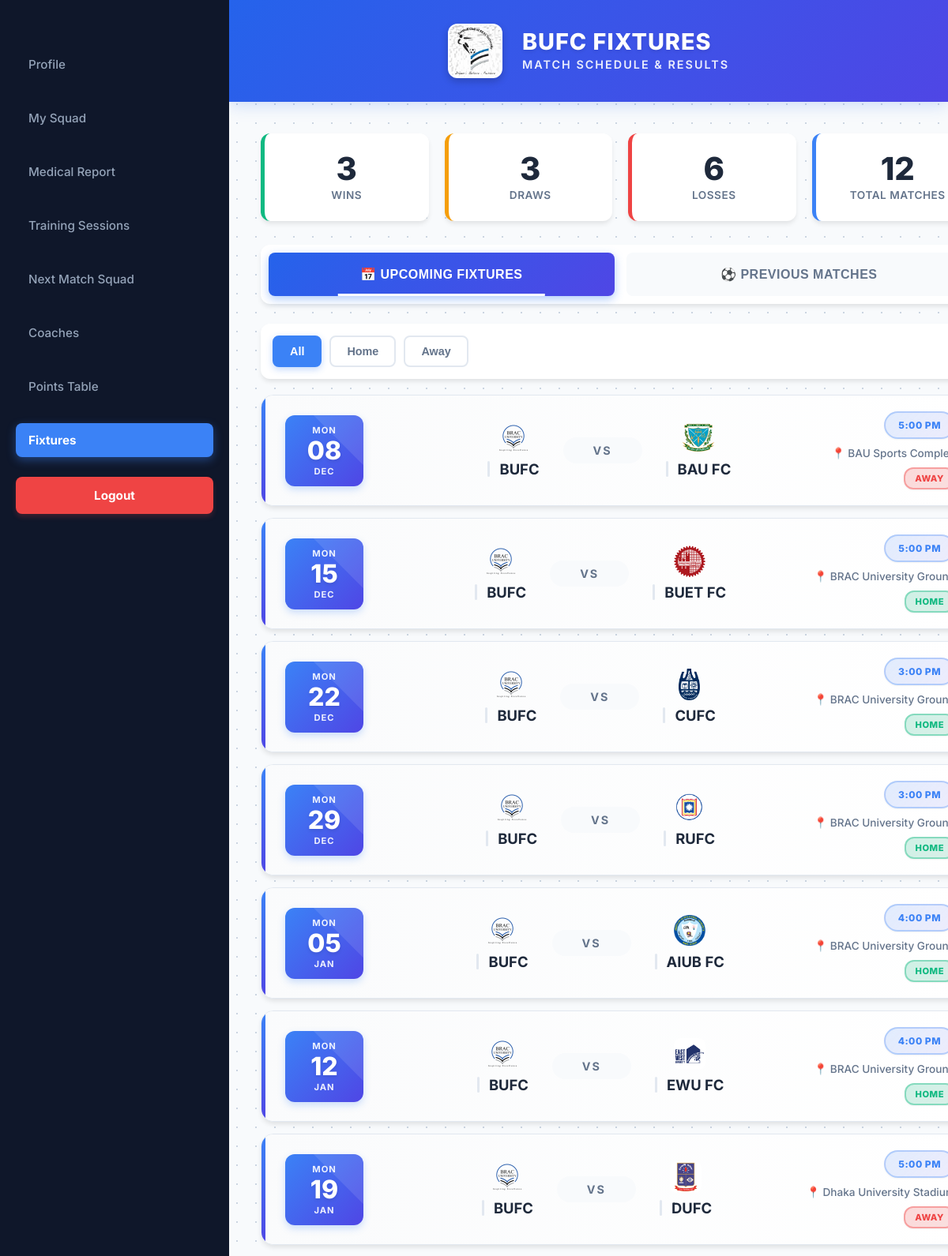
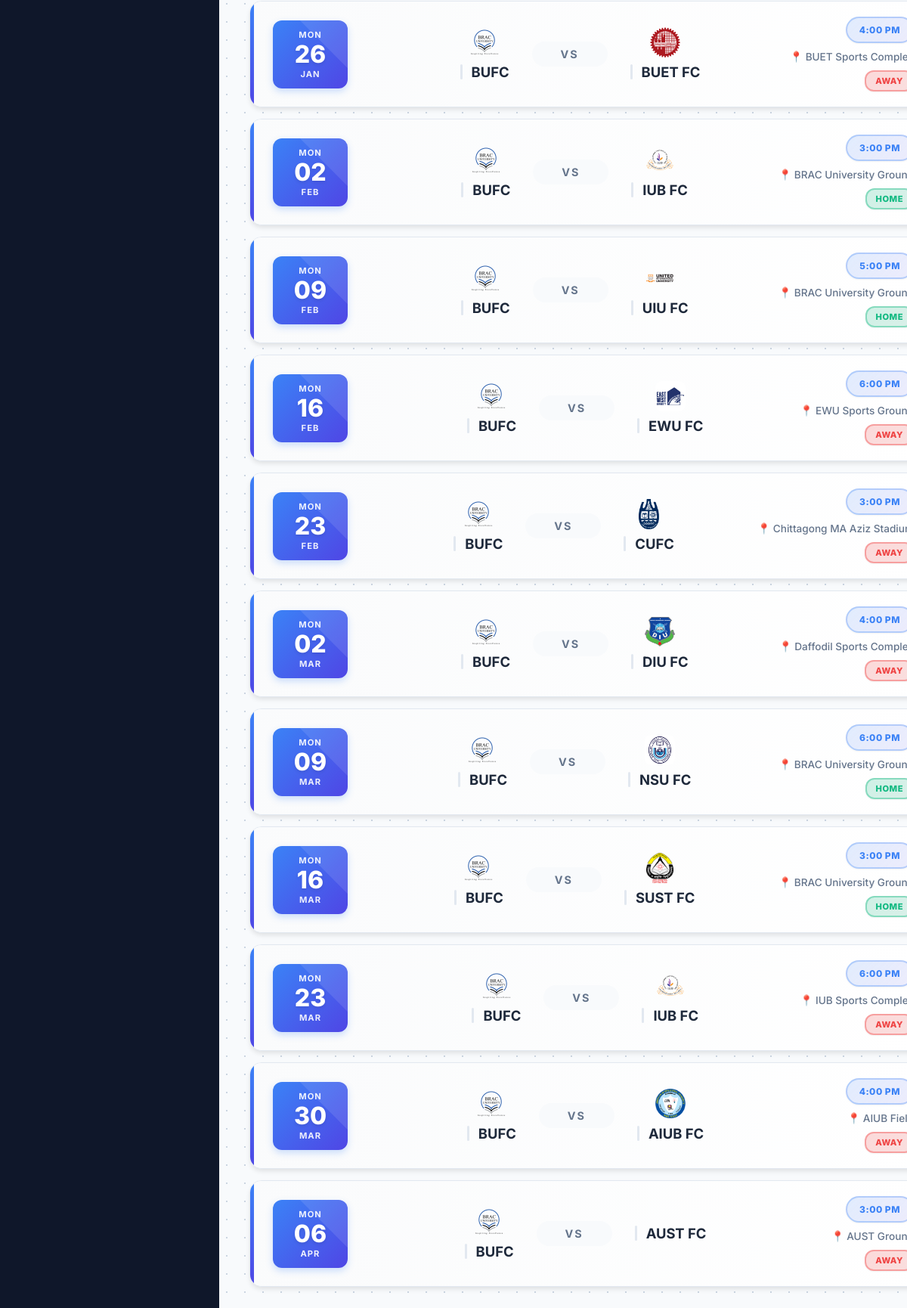
Page /codes/fixtures.php (signed in) on the committed database (2 pictures, top to bottom).
### tables this page shows
CREATE TABLE `fixtures` (
  `Match_id` int(11) NOT NULL,
  `Match_date` date NOT NULL,
  `Match_time` time NOT NULL,
  `Stadium` varchar(100) DEFAULT NULL,
  `Match_status` varchar(50) DEFAULT NULL,
  `Opponent` varchar(100) DEFAULT NULL
);

### codes/fixtures.php (the view, shortened to what this page needs)
<?php
$user_role = $_SESSION['user_role'];
$tournament_conn = mysqli_connect("localhost", "root", "", "tournament_db");
$upcoming_fixtures = [];
$upcoming_query = "SELECT * FROM fixtures WHERE Match_status = 'Scheduled' ORDER BY Match_date ASC, Match_time ASC";
$upcoming_result = mysqli_query($tournament_conn, $upcoming_query);
while ($row = mysqli_fetch_assoc($upcoming_result)) {
    $row['venue'] = (strpos($row['Stadium'], 'BRAC University') !== false) ? 'home' : 'away';
    $upcoming_fixtures[] = $row;
}
$stats = ['wins' => 0, 'draws' => 0, 'losses' => 0, 'total' => 0];
$previous_query = "SELECT f.*, g.Score, g.MVP
                   FROM fixtures f
                   LEFT JOIN generates g ON f.Match_id = g.Match_id AND g.Team_Name = 'BUFC'
                   WHERE f.Match_status IN ('Won', 'Lost', 'Draw')
                   ORDER BY f.Match_date DESC";
$previous_result = mysqli_query($tournament_conn, $previous_query);
while ($row = mysqli_fetch_assoc($previous_result)) {
    $status = strtolower($row['Match_status']);
    if ($status === 'won') {
        $stats['wins']++;
    } elseif ($status === 'lost') {
        $stats['losses']++;
    } else {
        $stats['draws']++;
    }
    $stats['total']++;
}
?>
<!DOCTYPE html>
<html lang="en">
<head>
    <link rel="stylesheet" href="fixtures.css">
</head>
<body>
    <div class="dashboard-container">
        <aside class="sidebar">
            <nav class="sidebar-nav">
                <?php if ($user_role == 'coach'): ?>
                    <a href="coachProfile.php" class="nav-item">Profile</a>
                    <a href="mySquad.php" class="nav-item">My Squad</a>
                    <a href="medicalReport.php" class="nav-item">Medical Report</a>
                    <a href="trainingSessions.php" class="nav-item">Training Sessions</a>
                    <a href="nextMatchSquad.php" class="nav-item">Next Match Squad</a>
                    <a href="coaches.php" class="nav-item">Coaches</a>
                    <a href="pointsTable.php" class="nav-item">Points Table</a>
                    <a href="scoutedPlayers.php" class="nav-item">Scouted Players</a>
                    <a href="fixtures.php" class="nav-item active">Fixtures</a>
                <?php else: ?>
                    <a href="playerProfile.php" class="nav-item">Profile</a>
                    <a href="mySquad.php" class="nav-item">My Squad</a>
                    <a href="medicalReport.php" class="nav-item">Medical Report</a>
                    <a href="trainingSessions.php" class="nav-item">Training Sessions</a>
                    <a href="nextMatchSquad.php" class="nav-item">Next Match Squad</a>
                    <a href="coaches.php" class="nav-item">Coaches</a>
                    <a href="pointsTable.php" class="nav-item">Points Table</a>
                    <a href="fixtures.php" class="nav-item active">Fixtures</a>
                <?php endif; ?>
                <a href="logout.php" class="nav-item logout-link">Logout</a>
            </nav>
        </aside>
        <div class="main-content">
            <header class="top-header">
                <div class="brand-group">
                    <img src="images/bufc-logo.jpg" alt="Logo" class="header-logo">
                    <div class="header-text-group">
                        <h1>BUFC FIXTURES</h1>
                        <p class="slogan">Match Schedule & Results</p>
                    </div>
                </div>
            </header>
            <div class="squad-container fade-in">
                <div class="stats-bar">
                    <div class="stat-box win-stat">
                        <div class="stat-number"><?php echo $stats['wins']; ?></div>
                        <div class="stat-label">Wins</div>
                    </div>
                    <div class="stat-box draw-stat">
                        <div class="stat-number"><?php echo $stats['draws']; ?></div>
                        <div class="stat-label">Draws</div>
                    </div>
                    <div class="stat-box loss-stat">
                        <div class="stat-number"><?php echo $stats['losses']; ?></div>
                        <div class="stat-label">Losses</div>
                    </div>
                    <div class="stat-box total-stat">
                        <div class="stat-number"><?php echo $stats['total']; ?></div>
                        <div class="stat-label">Total Matches</div>
                    </div>
                </div>
                <div class="main-tab-switcher">
                    <button class="main-tab active" onclick="switchMainTab('upcoming')">📅 Upcoming Fixtures</button>
                    <button class="main-tab" onclick="switchMainTab('previous')">⚽ Previous Matches</button>
                </div>
                <div id="upcoming-section" class="tab-section active">
                    <div class="filter-tabs">
                        <button class="filter-tab active" onclick="filterUpcoming('all')">All</button>
                        <button class="filter-tab" onclick="filterUpcoming('home')">Home</button>
                        <button class="filter-tab" onclick="filterUpcoming('away')">Away</button>
                    </div>
                    <div class="fixtures-list">
                        <?php if (empty($upcoming_fixtures)): ?>
                            <div class="no-data">No upcoming fixtures</div>
                        <?php else: ?>
                            <?php foreach ($upcoming_fixtures as $fixture):
                                $date = new DateTime($fixture['Match_date'] . ' ' . $fixture['Match_time']);
                                $day = $date->format('D');
                                $dateNum = $date->format('d');
                                $month = $date->format('M');
                                $time = $date->format('g:i A');
                            ?>
                            <div class="match-box upcoming" data-venue="<?php echo $fixture['venue']; ?>">
                                <div class="match-header">
                                    <div class="match-info">
                                        <div class="match-date-box">
                                            <div class="match-day"><?php echo $day; ?></div>
                                            <div class="match-date-num"><?php echo $dateNum; ?></div>
                                            <div class="match-month"><?php echo $month; ?></div>
                                        </div>
                                        <div class="match-score-section upcoming">
    <div class="team-container">
        <img src="images/teams/BUFC.png" alt="BUFC" class="team-logo" onerror="this.style.display='none'">
        <div class="team-name">BUFC</div>
    </div>
    <div class="vs-text">VS</div>
    <div class="team-container">
        <img src="images/teams/<?php echo htmlspecialchars($fixture['Opponent']) ?>.png" alt="<?php echo htmlspecialchars($fixture['Opponent']) ?>" class="team-logo" onerror="this.style.display='none'">
        <div class="team-name"><?php echo htmlspecialchars($fixture['Opponent']) ?></div>
    </div>
</div>
                                    </div>
                                    <div class="match-meta">
                                        <div class="match-status-badge scheduled"><?php echo $time; ?></div>
                                        <div class="stadium-info">📍 <?php echo htmlspecialchars($fixture['Stadium']); ?></div>
                                        <div class="venue-badge <?php echo $fixture['venue']; ?>">
                                            <?php echo strtoupper($fixture['venue']); ?>
                                        </div>
                                    </div>
                                </div>
                            </div>
                            <?php endforeach; ?>
                        <?php endif; ?>
                    </div>
                </div>
            </div>
        </div>
    </div>
</body>
</html>

### rows in the picture
fixtures: day "MON", dateNum "08", month "DEC", Opponent (picture), Opponent "BAU FC", time "5:00 PM", Stadium "BAU Sports…", venue "AWAY"
fixtures: day "MON", dateNum "15", month "DEC", Opponent (picture), Opponent "BUET FC", time "5:00 PM", Stadium "BRAC University…", venue "HOME"
fixtures: day "MON", dateNum "22", month "DEC", Opponent (picture), Opponent "CUFC", time "3:00 PM", Stadium "BRAC University…", venue "HOME"
fixtures: day "MON", dateNum "29", month "DEC", Opponent (picture), Opponent "RUFC", time "3:00 PM", Stadium "BRAC University…", venue "HOME"
fixtures: day "MON", dateNum "05", month "JAN", Opponent (picture), Opponent "AIUB FC", time "4:00 PM", Stadium "BRAC University…", venue "HOME"
fixtures: day "MON", dateNum "12", month "JAN", Opponent (picture), Opponent "EWU FC", time "4:00 PM", Stadium "BRAC University…", venue "HOME"
fixtures: day "MON", dateNum "19", month "JAN", Opponent (picture), Opponent "DUFC", time "5:00 PM", Stadium "Dhaka University…", venue "AWAY"
fixtures: day "MON", dateNum "26", month "JAN", Opponent (picture), Opponent "BUET FC", time "4:00 PM", Stadium "BUET Sports…", venue "AWAY"
fixtures: day "MON", dateNum "02", month "FEB", Opponent (picture), Opponent "IUB FC", time "3:00 PM", Stadium "BRAC University…", venue "HOME"
fixtures: day "MON", dateNum "09", month "FEB", Opponent (picture), Opponent "UIU FC", time "5:00 PM", Stadium "BRAC University…", venue "HOME"
fixtures: day "MON", dateNum "16", month "FEB", Opponent (picture), Opponent "EWU FC", time "6:00 PM", Stadium "EWU Sports…", venue "AWAY"
fixtures: day "MON", dateNum "23", month "FEB", Opponent (picture), Opponent "CUFC", time "3:00 PM", Stadium "Chittagong MA Aziz…", venue "AWAY"
fixtures: day "MON", dateNum "02", month "MAR", Opponent (picture), Opponent "DIU FC", time "4:00 PM", Stadium "Daffodil Sports…", venue "AWAY"
fixtures: day "MON", dateNum "09", month "MAR", Opponent (picture), Opponent "NSU FC", time "6:00 PM", Stadium "BRAC University…", venue "HOME"
fixtures: day "MON", dateNum "16", month "MAR", Opponent (picture), Opponent "SUST FC", time "3:00 PM", Stadium "BRAC University…", venue "HOME"
fixtures: day "MON", dateNum "23", month "MAR", Opponent (picture), Opponent "IUB FC", time "6:00 PM", Stadium "IUB Sports…", venue "AWAY"
fixtures: day "MON", dateNum "30", month "MAR", Opponent (picture), Opponent "AIUB FC", time "4:00 PM", Stadium "AIUB…", venue "AWAY"
fixtures: day "MON", dateNum "06", month "APR", Opponent "AUST FC", time "3:00 PM", Stadium "AUST…", venue "AWAY"

### other values in the picture
$stats['wins'] "3"
$stats['draws'] "3"
$stats['losses'] "6"
$stats['total'] "12"
